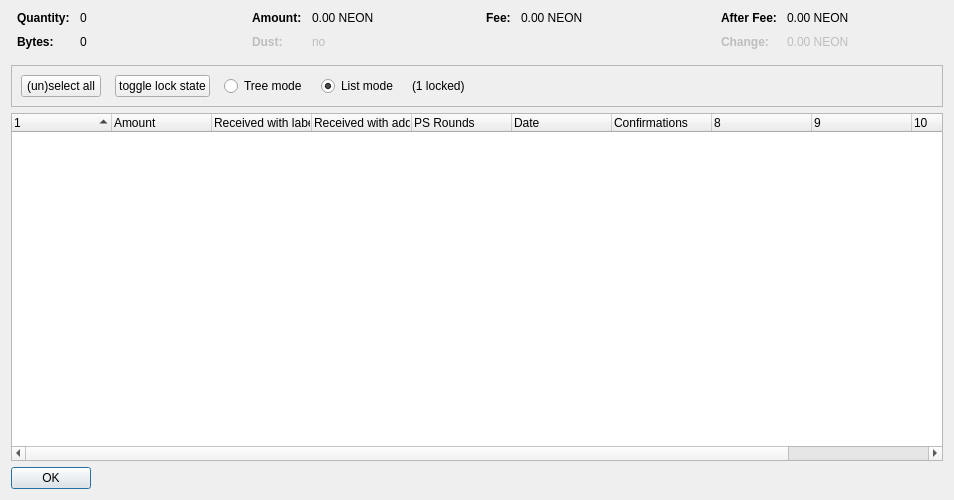
<?xml version="1.0" encoding="UTF-8"?>
<ui version="4.0">
 <class>CoinControlDialog</class>
 <widget class="QDialog" name="CoinControlDialog">
  <property name="geometry">
   <rect>
    <x>0</x>
    <y>0</y>
    <width>954</width>
    <height>500</height>
   </rect>
  </property>
  <property name="windowTitle">
   <string>Coin Selection</string>
  </property>
  <layout class="QVBoxLayout" name="verticalLayout">
   <item>
    <layout class="QHBoxLayout" name="horizontalLayoutTop" stretch="0,0,0,0">
     <property name="topMargin">
      <number>0</number>
     </property>
     <property name="bottomMargin">
      <number>10</number>
     </property>
     <item>
      <layout class="QFormLayout" name="formLayoutCoinControl1">
       <property name="horizontalSpacing">
        <number>10</number>
       </property>
       <property name="verticalSpacing">
        <number>10</number>
       </property>
       <property name="leftMargin">
        <number>6</number>
       </property>
       <property name="rightMargin">
        <number>6</number>
       </property>
       <item row="0" column="0">
        <widget class="QLabel" name="labelCoinControlQuantityText">
         <property name="font">
          <font>
           <weight>75</weight>
           <bold>true</bold>
          </font>
         </property>
         <property name="text">
          <string>Quantity:</string>
         </property>
        </widget>
       </item>
       <item row="0" column="1">
        <widget class="QLabel" name="labelCoinControlQuantity">
         <property name="cursor">
          <cursorShape>IBeamCursor</cursorShape>
         </property>
         <property name="contextMenuPolicy">
          <enum>Qt::ActionsContextMenu</enum>
         </property>
         <property name="text">
          <string notr="true">0</string>
         </property>
         <property name="textInteractionFlags">
          <set>Qt::LinksAccessibleByMouse|Qt::TextSelectableByKeyboard|Qt::TextSelectableByMouse</set>
         </property>
        </widget>
       </item>
       <item row="1" column="0">
        <widget class="QLabel" name="labelCoinControlBytesText">
         <property name="font">
          <font>
           <weight>75</weight>
           <bold>true</bold>
          </font>
         </property>
         <property name="text">
          <string>Bytes:</string>
         </property>
        </widget>
       </item>
       <item row="1" column="1">
        <widget class="QLabel" name="labelCoinControlBytes">
         <property name="cursor">
          <cursorShape>IBeamCursor</cursorShape>
         </property>
         <property name="contextMenuPolicy">
          <enum>Qt::ActionsContextMenu</enum>
         </property>
         <property name="text">
          <string notr="true">0</string>
         </property>
         <property name="textInteractionFlags">
          <set>Qt::LinksAccessibleByMouse|Qt::TextSelectableByKeyboard|Qt::TextSelectableByMouse</set>
         </property>
        </widget>
       </item>
      </layout>
     </item>
     <item>
      <layout class="QFormLayout" name="formLayoutCoinControl2">
       <property name="horizontalSpacing">
        <number>10</number>
       </property>
       <property name="verticalSpacing">
        <number>10</number>
       </property>
       <property name="leftMargin">
        <number>6</number>
       </property>
       <property name="rightMargin">
        <number>6</number>
       </property>
       <item row="0" column="0">
        <widget class="QLabel" name="labelCoinControlAmountText">
         <property name="font">
          <font>
           <weight>75</weight>
           <bold>true</bold>
          </font>
         </property>
         <property name="text">
          <string>Amount:</string>
         </property>
        </widget>
       </item>
       <item row="0" column="1">
        <widget class="QLabel" name="labelCoinControlAmount">
         <property name="cursor">
          <cursorShape>IBeamCursor</cursorShape>
         </property>
         <property name="contextMenuPolicy">
          <enum>Qt::ActionsContextMenu</enum>
         </property>
         <property name="text">
          <string notr="true">0.00 NEON</string>
         </property>
         <property name="textInteractionFlags">
          <set>Qt::LinksAccessibleByMouse|Qt::TextSelectableByKeyboard|Qt::TextSelectableByMouse</set>
         </property>
        </widget>
       </item>
       <item row="1" column="0">
        <widget class="QLabel" name="labelCoinControlLowOutputText">
         <property name="enabled">
          <bool>false</bool>
         </property>
         <property name="font">
          <font>
           <weight>75</weight>
           <bold>true</bold>
          </font>
         </property>
         <property name="text">
          <string>Dust:</string>
         </property>
        </widget>
       </item>
       <item row="1" column="1">
        <widget class="QLabel" name="labelCoinControlLowOutput">
         <property name="enabled">
          <bool>false</bool>
         </property>
         <property name="cursor">
          <cursorShape>IBeamCursor</cursorShape>
         </property>
         <property name="contextMenuPolicy">
          <enum>Qt::ActionsContextMenu</enum>
         </property>
         <property name="text">
          <string notr="true">no</string>
         </property>
         <property name="textInteractionFlags">
          <set>Qt::LinksAccessibleByMouse|Qt::TextSelectableByKeyboard|Qt::TextSelectableByMouse</set>
         </property>
        </widget>
       </item>
      </layout>
     </item>
     <item>
      <layout class="QFormLayout" name="formLayoutCoinControl3">
       <property name="horizontalSpacing">
        <number>10</number>
       </property>
       <property name="verticalSpacing">
        <number>10</number>
       </property>
       <property name="leftMargin">
        <number>6</number>
       </property>
       <property name="rightMargin">
        <number>6</number>
       </property>
       <item row="0" column="0">
        <widget class="QLabel" name="labelCoinControlFeeText">
         <property name="font">
          <font>
           <weight>75</weight>
           <bold>true</bold>
          </font>
         </property>
         <property name="text">
          <string>Fee:</string>
         </property>
        </widget>
       </item>
       <item row="0" column="1">
        <widget class="QLabel" name="labelCoinControlFee">
         <property name="cursor">
          <cursorShape>IBeamCursor</cursorShape>
         </property>
         <property name="contextMenuPolicy">
          <enum>Qt::ActionsContextMenu</enum>
         </property>
         <property name="text">
          <string notr="true">0.00 NEON</string>
         </property>
         <property name="textInteractionFlags">
          <set>Qt::LinksAccessibleByMouse|Qt::TextSelectableByKeyboard|Qt::TextSelectableByMouse</set>
         </property>
        </widget>
       </item>
      </layout>
     </item>
     <item>
      <layout class="QFormLayout" name="formLayoutCoinControl4">
       <property name="horizontalSpacing">
        <number>10</number>
       </property>
       <property name="verticalSpacing">
        <number>10</number>
       </property>
       <property name="leftMargin">
        <number>6</number>
       </property>
       <property name="rightMargin">
        <number>6</number>
       </property>
       <item row="0" column="0">
        <widget class="QLabel" name="labelCoinControlAfterFeeText">
         <property name="font">
          <font>
           <weight>75</weight>
           <bold>true</bold>
          </font>
         </property>
         <property name="text">
          <string>After Fee:</string>
         </property>
        </widget>
       </item>
       <item row="0" column="1">
        <widget class="QLabel" name="labelCoinControlAfterFee">
         <property name="cursor">
          <cursorShape>IBeamCursor</cursorShape>
         </property>
         <property name="contextMenuPolicy">
          <enum>Qt::ActionsContextMenu</enum>
         </property>
         <property name="text">
          <string notr="true">0.00 NEON</string>
         </property>
         <property name="textInteractionFlags">
          <set>Qt::LinksAccessibleByMouse|Qt::TextSelectableByKeyboard|Qt::TextSelectableByMouse</set>
         </property>
        </widget>
       </item>
       <item row="1" column="0">
        <widget class="QLabel" name="labelCoinControlChangeText">
         <property name="enabled">
          <bool>false</bool>
         </property>
         <property name="font">
          <font>
           <weight>75</weight>
           <bold>true</bold>
          </font>
         </property>
         <property name="text">
          <string>Change:</string>
         </property>
        </widget>
       </item>
       <item row="1" column="1">
        <widget class="QLabel" name="labelCoinControlChange">
         <property name="enabled">
          <bool>false</bool>
         </property>
         <property name="cursor">
          <cursorShape>IBeamCursor</cursorShape>
         </property>
         <property name="contextMenuPolicy">
          <enum>Qt::ActionsContextMenu</enum>
         </property>
         <property name="text">
          <string notr="true">0.00 NEON</string>
         </property>
         <property name="textInteractionFlags">
          <set>Qt::LinksAccessibleByMouse|Qt::TextSelectableByKeyboard|Qt::TextSelectableByMouse</set>
         </property>
        </widget>
       </item>
      </layout>
     </item>
    </layout>
   </item>
   <item>
    <widget class="QFrame" name="frame">
     <property name="minimumSize">
      <size>
       <width>0</width>
       <height>40</height>
      </size>
     </property>
     <property name="frameShape">
      <enum>QFrame::StyledPanel</enum>
     </property>
     <property name="frameShadow">
      <enum>QFrame::Sunken</enum>
     </property>
     <layout class="QHBoxLayout" name="horizontalLayout">
      <item>
       <layout class="QHBoxLayout" name="horizontalLayoutPanel" stretch="0,0,0,0,0,0">
        <property name="spacing">
         <number>14</number>
        </property>
        <item>
         <widget class="QPushButton" name="pushButtonSelectAll">
          <property name="sizePolicy">
           <sizepolicy hsizetype="Maximum" vsizetype="Fixed">
            <horstretch>0</horstretch>
            <verstretch>0</verstretch>
           </sizepolicy>
          </property>
          <property name="text">
           <string>(un)select all</string>
          </property>
          <property name="autoDefault">
           <bool>false</bool>
          </property>
         </widget>
        </item>
        <item>
         <widget class="QPushButton" name="pushButtonToggleLock">
          <property name="sizePolicy">
           <sizepolicy hsizetype="Maximum" vsizetype="Fixed">
            <horstretch>0</horstretch>
            <verstretch>0</verstretch>
           </sizepolicy>
          </property>
          <property name="text">
           <string>toggle lock state</string>
          </property>
          <property name="autoDefault">
           <bool>false</bool>
          </property>
         </widget>
        </item>
        <item>
         <widget class="QRadioButton" name="radioTreeMode">
          <property name="sizePolicy">
           <sizepolicy hsizetype="Maximum" vsizetype="Fixed">
            <horstretch>0</horstretch>
            <verstretch>0</verstretch>
           </sizepolicy>
          </property>
          <property name="text">
           <string>Tree mode</string>
          </property>
         </widget>
        </item>
        <item>
         <widget class="QRadioButton" name="radioListMode">
          <property name="sizePolicy">
           <sizepolicy hsizetype="Maximum" vsizetype="Fixed">
            <horstretch>0</horstretch>
            <verstretch>0</verstretch>
           </sizepolicy>
          </property>
          <property name="text">
           <string>List mode</string>
          </property>
          <property name="checked">
           <bool>true</bool>
          </property>
         </widget>
        </item>
        <item>
         <widget class="QLabel" name="labelLocked">
          <property name="text">
           <string>(1 locked)</string>
          </property>
         </widget>
        </item>
        <item>
         <spacer name="horizontalSpacer">
          <property name="orientation">
           <enum>Qt::Horizontal</enum>
          </property>
          <property name="sizeHint" stdset="0">
           <size>
            <width>40</width>
            <height>20</height>
           </size>
          </property>
         </spacer>
        </item>
       </layout>
      </item>
     </layout>
    </widget>
   </item>
   <item>
    <widget class="CoinControlTreeWidget" name="treeWidget">
     <property name="contextMenuPolicy">
      <enum>Qt::CustomContextMenu</enum>
     </property>
     <property name="sortingEnabled">
      <bool>false</bool>
     </property>
     <property name="columnCount">
      <number>11</number>
     </property>
     <attribute name="headerShowSortIndicator" stdset="0">
      <bool>true</bool>
     </attribute>
     <attribute name="headerStretchLastSection">
      <bool>false</bool>
     </attribute>
     <column>
      <property name="text">
       <string/>
      </property>
     </column>
     <column>
      <property name="text">
       <string>Amount</string>
      </property>
     </column>
     <column>
      <property name="text">
       <string>Received with label</string>
      </property>
     </column>
     <column>
      <property name="text">
       <string>Received with address</string>
      </property>
     </column>
     <column>
      <property name="text">
       <string>PS Rounds</string>
      </property>
     </column>
     <column>
      <property name="text">
       <string>Date</string>
      </property>
     </column>
     <column>
      <property name="text">
       <string>Confirmations</string>
      </property>
      <property name="toolTip">
       <string>Confirmed</string>
      </property>
     </column>
     <column>
      <property name="text">
       <string/>
      </property>
     </column>
     <column>
      <property name="text">
       <string/>
      </property>
     </column>
     <column>
      <property name="text">
       <string/>
      </property>
     </column>
     <column>
      <property name="text">
       <string/>
      </property>
     </column>
    </widget>
   </item>
   <item>
    <widget class="QDialogButtonBox" name="buttonBox">
     <property name="sizePolicy">
      <sizepolicy hsizetype="Maximum" vsizetype="Fixed">
       <horstretch>0</horstretch>
       <verstretch>0</verstretch>
      </sizepolicy>
     </property>
     <property name="orientation">
      <enum>Qt::Horizontal</enum>
     </property>
     <property name="standardButtons">
      <set>QDialogButtonBox::Ok</set>
     </property>
    </widget>
   </item>
  </layout>
 </widget>
 <customwidgets>
  <customwidget>
   <class>CoinControlTreeWidget</class>
   <extends>QTreeWidget</extends>
   <header>coincontroltreewidget.h</header>
  </customwidget>
 </customwidgets>
 <resources/>
 <connections/>
</ui>
